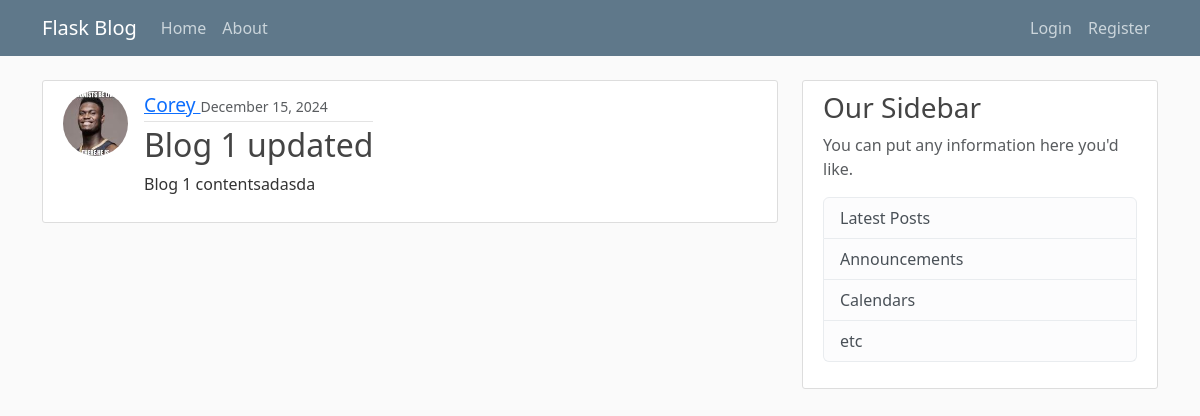
/post/1, run on the app's committed database.
### flaskblog/users/models.py (models this page shows, shortened)
class User(db.Model, UserMixin):
    __tablename__ = 'user'
    id = db.Column(db.Integer, primary_key=True)
    username = db.Column(db.String(20), unique=True, nullable=False)
    email = db.Column(db.String(120), unique=True, nullable=False)
    image_file = db.Column(db.String(20), nullable=False)
    password = db.Column(db.String(60), nullable=False)
    posts = db.relationship("Post", backref="author", lazy=True)

### flaskblog/posts/models.py (models this page shows, shortened)
class Post(db.Model):
    __tablename__ = 'post'
    id = db.Column(db.Integer, primary_key=True)
    title = db.Column(db.String(100), nullable=False)
    date_posted = db.Column(db.DateTime, nullable=False, default=datetime.utcnow)
    content = db.Column(db.Text, nullable=False)
    user_id = db.Column(db.Integer, db.ForeignKey("user.id"), nullable=False)

### flaskblog/posts/routes.py (the view)
@posts.route("/post/<int:post_id>")
def post(post_id: int):
    post = Post.query.get_or_404(post_id)
    return render_template("post.html", title=post.title, post=post)

### flaskblog/templates/post.html (shortened to what this page needs)
{% extends "layout.html" %} {% set active_page = "Post" %} {% block content %}
<article class="d-flex content-section">
	<img
		class="rounded-circle article-img"
		src="{{url_for('static', filename='profile_pics/' + post.author.image_file) }}"
		alt=""
	/>
	<div class="media-body">
		<div class="article-metadata">
			<a
				style="font-size: larger"
				class="mr-2"
				href="{{ url_for('users.user_posts', username=post.author.username) }}"
				>{{ post.author.username }}
			</a>
			<small class="text-muted">{{ post.date_posted.strftime('%B %d, %Y') }}</small>
			<br />
		</div>
		<h2 class="article-title">{{ post.title }}</h2>
		<p class="article-content">{{ post.content }}</p>
	</div>
</article>
{% endblock content %}

### flaskblog/static/main.css (style rules this page uses)
body { background: #fafafa; color: #333333; margin-top: 5rem; }
h1, h2, h3, h4, h5, h6 { color: #444444; }
.content-section { background: #ffffff; padding: 10px 20px; border: 1px solid #dddddd; border-radius: 3px; margin-bottom: 20px; }
.article-title { color: #444444; }
.article-content { white-space: pre-line; }
.article-img { height: 65px; width: 65px; margin-right: 16px; }
.article-metadata { padding-bottom: 1px; margin-bottom: 4px; border-bottom: 1px solid #e3e3e3 }

### data on the page
User: image_file (picture), author.username "Corey"
Post: date_posted "December 15, 2024", title "Blog 1 updated", content "Blog 1 contentsadasda"

### other printed values
{{ page.title }} "Home" "About"
{{ page.title }} "Login" "Register"
